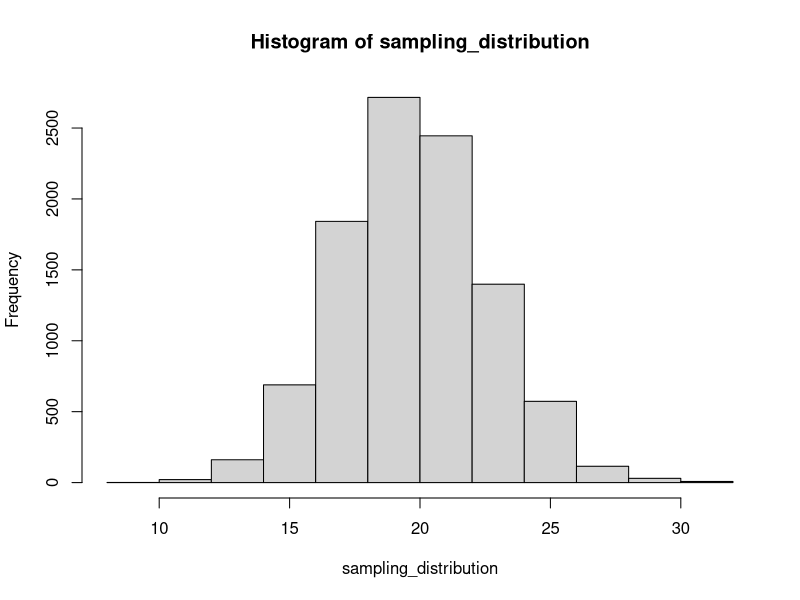

Write R code to recreate this figure.
## ---- chunk 1
knitr::opts_chunk$set(echo = TRUE)
## ---- chunk 2
pnorm(2.5,mean=0,sd=1,lower.tail=FALSE)
## ---- chunk 3
my_sample<-rnorm(1000000, mean=0,sd=1)
selection<-my_sample[my_sample>2.5]
length(selection)/length(my_sample)
## ---- chunk 4
#problem2
10000*pnorm(q=130,mean=100,sd=10,lower.tail=FALSE)

#another way
test_takers<-rnorm(10000,100,10)
length(test_takers[test_takers>130])
## ---- chunk 5

sampling_distribution<-replicate(10000,mean(rnorm(25,mean=10,sd=20)))
length(sampling_distribution[sampling_distribution>=12])/
length(sampling_distribution)
## ---- chunk 6
sampling_distribution<-replicate(10000,mean(rnorm(100,mean=10,sd=20)))
length(sampling_distribution[sampling_distribution>=12])/
length(sampling_distribution)
## ---- chunk 7
sampling_distribution<-replicate(10000,sd(rnorm(25,10,sd=20)))
length(sampling_distribution[sampling_distribution<=15])/
  length(sampling_distribution)
hist(sampling_distribution)
